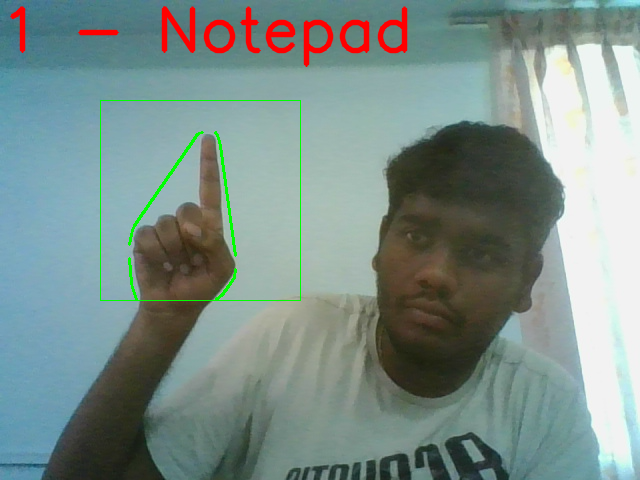
#> input picture 1.png, 640 x 480 px, given in place of the camera
$ python finger_counter_1.py
#> lines starting #> are read from the running program, lines starting #| are printed output that depends on the picture; after the words box and inside, x2 and y2 are one past the last pixel; in counts of white or black regions, pixels touching at a corner belong together
import cv2
import numpy as np
import math
import time
import subprocess
cap = cv2.VideoCapture(0)


while(1):
        ret, frame = cap.read()
#> frame is the input picture: shape (480, 640, 3); mean B, G, R 138.6, 143.3, 124.5
        frame=cv2.flip(frame,1)
        kernel = np.ones((3,3),np.uint8)
        roi=frame[100:300, 100:300]
        cv2.rectangle(frame,(100,100),(300,300),(0,255,0),0)
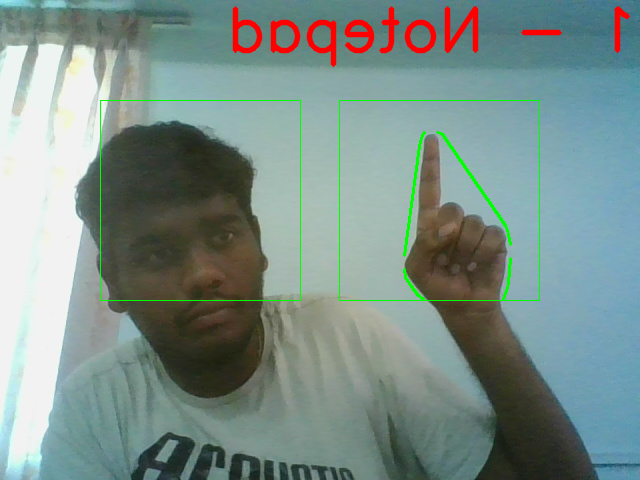
#> frame: shape (480, 640, 3); mean B, G, R 138.2, 143.6, 124.1
        hsv = cv2.cvtColor(roi, cv2.COLOR_BGR2HSV)
#> hsv: shape (200, 200, 3); mean H, S, V 51.5, 58.4, 109.6
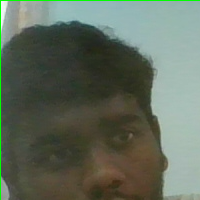
#> roi: shape (200, 200, 3); mean B, G, R 92.8, 107.2, 96.8

        lower_skin = np.array([0,20,70], dtype=np.uint8)
        upper_skin = np.array([20,255,255], dtype=np.uint8)

        mask = cv2.inRange(hsv, lower_skin, upper_skin)
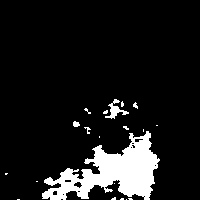
#> mask: shape (200, 200); 10.3% white; 20 white regions (15 under 20 px), largest, box (x1, y1, x2, y2) and area: (42, 131, 160, 200) 3771, (105, 99, 129, 119) 163, (73, 121, 80, 127) 32, (84, 127, 91, 134) 21, (133, 102, 138, 109) 20
        mask = cv2.dilate(mask,kernel,iterations = 4)
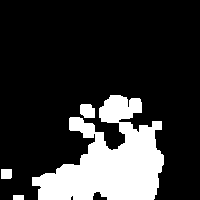
#> mask: shape (200, 200); 20% white; 4 white regions
        mask = cv2.GaussianBlur(mask,(5,5),100)
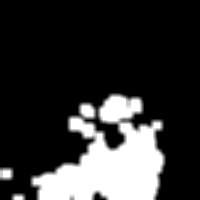
#> mask: shape (200, 200); min 0, max 255, mean 51

        contours,hierarchy= cv2.findContours(mask,cv2.RETR_TREE,cv2.CHAIN_APPROX_SIMPLE)
#> contours = 4 contours; box (x1, y1, x2, y2) and area: (30, 93, 166, 200) 9314, (85, 119, 124, 148) 388, (0, 167, 14, 181) 168, (11, 193, 26, 200) 84
        cnt = max(contours, key = lambda x: cv2.contourArea(x))
#> cnt = contour of 134 points, box (x1, y1, x2, y2) (30, 93, 166, 200), area 9314

        epsilon = 0.0005*cv2.arcLength(cnt,True)
#> epsilon = 0.283
        approx= cv2.approxPolyDP(cnt,epsilon,True)
#> approx = contour of 124 points, box (x1, y1, x2, y2) (30, 93, 166, 200), area 9314
        hull = cv2.convexHull(cnt)
#> hull = contour of 16 points, box (x1, y1, x2, y2) (30, 93, 166, 200), area 11454
        areahull = cv2.contourArea(hull)
#> areahull = 11453.5
        areacnt = cv2.contourArea(cnt)
#> areacnt = 9314
        arearatio=((areahull-areacnt)/areacnt)*100
#> arearatio = 22.97
        hull = cv2.convexHull(approx, returnPoints=False)
#> hull = [111, 110, 103, 100, 97, 86, 83, 82, 46, 42, 41, 26, 25, 21, 20, 0]
        defects = cv2.convexityDefects(approx, hull)
#> defects = [[111, 0, 120, 2044], [0, 20, 8, 6608], [21, 25, 22, 479], [26, 41, 36, 2344], [42, 46, 43, 1819], [46, 82, 59, 8881], [83, 86, 85, 1259], [86, 97, 91, 1280], [97, 100, 98, 284], [100, 103, 101, 422], [103, 110, 105, 1012]]
        l=0
        for i in range(defects.shape[0]):
            s,e,f,d = defects[i,0]
            start = tuple(approx[s][0])
            end = tuple(approx[e][0])
            far = tuple(approx[f][0])
            pt= (100,180)
            a = math.sqrt((end[0] - start[0])**2 + (end[1] - start[1])**2)
            b = math.sqrt((far[0] - start[0])**2 + (far[1] - start[1])**2)
            c = math.sqrt((end[0] - far[0])**2 + (end[1] - far[1])**2)
            s = (a+b+c)/2
            ar = math.sqrt(s*(s-a)*(s-b)*(s-c))
            d=(2*ar)/a
            angle = math.acos((b**2 + c**2 - a**2)/(2*b*c)) * 57
            if angle <= 90 and d>30:
                l += 1
                cv2.circle(roi, far, 3, [255,0,0], -1)
            cv2.line(roi,start, end, [0,255,0], 2)
#> this loop made 11 passes
#> (e, f, start, end, far, a) on passes 1 to 10: (0, 120, (165, 153), (163, 119), (156, 136), 34.06), (20, 8, (163, 119), (142, 97), (134, 126), 30.41), (25, 22, (141, 96), (122, 93), (129, 96), 19.24), (41, 36, (108, 93), (79, 102), (97, 106), 30.36), (46, 43, (78, 103), (67, 116), (78, 114), 17.03), (82, 59, (67, 116), (30, 175), (86, 151), 69.64), (86, 85, (30, 187), (36, 199), (36, 188), 13.42), (97, 91, (36, 199), (156, 199), (96, 194), 120), (100, 98, (156, 199), (158, 196), (156, 197), 3.61), (103, 101, (158, 196), (160, 189), (158, 190), 7.28)
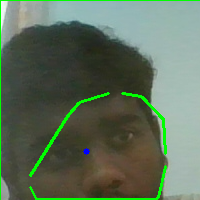
#> roi: shape (200, 200, 3); 2.62% of pixels changed, all inside (x1, y1, x2, y2) = (29, 92, 167, 200)
#> after the loop, l = 1


        l+=1
#> l = 2
        font = cv2.FONT_HERSHEY_SIMPLEX
#> font = 0
        if l==1:
            if areacnt<2000:
                cv2.putText(frame,'Put hand in the box',(0,50), font, 2, (0,0,255), 3, cv2.LINE_AA)
            else:
                if arearatio<12:
                    cv2.putText(frame,'0',(0,50), font, 2, (0,0,255), 3, cv2.LINE_AA)

                else:
                    cv2.putText(frame,'1 - Notepad',(0,50), font, 2, (0,0,255), 3, cv2.LINE_AA)
                    #subprocess.Popen('C:\\Windows\\System32\\notepad.exe')

        elif l==2:
            cv2.putText(frame,'2 - Calculator',(0,50), font, 2, (0,0,255), 3, cv2.LINE_AA)
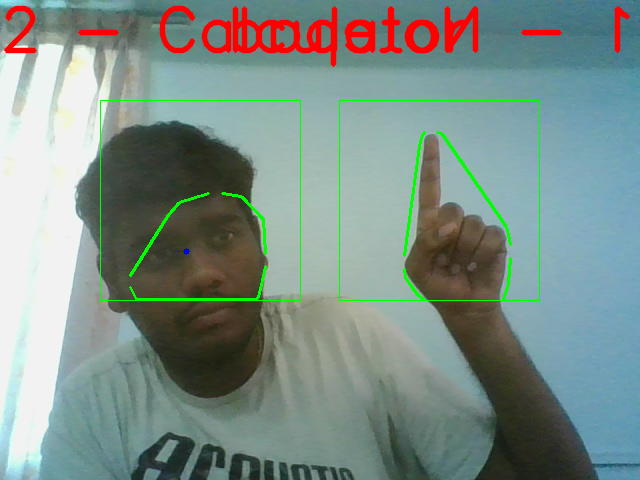
#> frame: shape (480, 640, 3); 1.78% of pixels changed, all inside (x1, y1, x2, y2) = (3, 5, 470, 300)
            #subprocess.Popen('C:\\Windows\\System32\\calc.exe')
        elif l==3:

              if arearatio<27:
                    cv2.putText(frame,'3 - Camera',(0,50), font, 2, (0,0,255), 3, cv2.LINE_AA)
              else:
                    cv2.putText(frame,'3 - Camera',(0,50), font, 2, (0,0,255), 3, cv2.LINE_AA)
              #subprocess.Popen('C:\\Program Files (x86)\\Free Cam 8\\freecam.exe')

        elif l==4:
            cv2.putText(frame,'4 - Windows Media Player',(0,50), font, 2, (0,0,255), 3, cv2.LINE_AA)
            #subprocess.Popen('C:\\Program Files (x86)\\Windows Media Player\\wmplayer.exe')

        elif l==5:
            cv2.putText(frame,'5 - Notepad++',(0,50), font, 2, (0,0,255), 3, cv2.LINE_AA)
            #subprocess.Popen('C:\\Program Files (x86)\\Notepad++\\notepad++.exe')

        elif l==6:
            cv2.putText(frame,'reposition',(0,50), font, 2, (0,0,255), 3, cv2.LINE_AA)

        else :
            cv2.putText(frame,'reposition',(10,50), font, 2, (0,0,255), 3, cv2.LINE_AA)
        cv2.imwrite(str(l)+'.png',frame)
        cv2.imshow('mask',mask)
        cv2.imshow('frame',frame)
        time.sleep(1.0)


        k = cv2.waitKey(5) & 0xFF
#> (key Esc is pressed here)
        if k == 27:
            break

cv2.destroyAllWindows()
cap.release()

$ run again, on 2.png
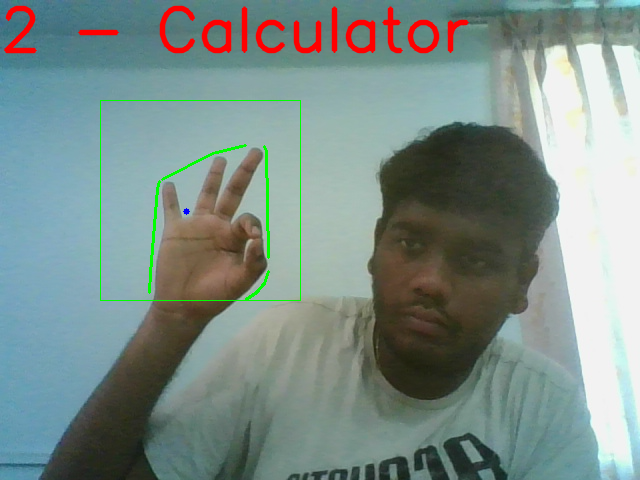
#> input picture 2.png, 640 x 480 px, given in place of the camera
#> frame is the input picture: shape (480, 640, 3); mean B, G, R 137.6, 142.5, 124.9
#> hsv: shape (200, 200, 3); mean H, S, V 50.9, 60.7, 107
#> contours = 3 contours; box (x1, y1, x2, y2) and area: (34, 97, 171, 200) 8494, (108, 128, 130, 154) 319, (61, 111, 77, 126) 207
#> cnt = contour of 89 points, box (x1, y1, x2, y2) (34, 97, 171, 200), area 8494
#> epsilon = 0.244
#> approx has the same summary as cnt
#> `hull = cv2.convexHull(cnt)`: hull = contour of 15 points, box (x1, y1, x2, y2) (34, 97, 171, 200), area 10236
#> areahull = 10236
#> areacnt = 8494
#> arearatio = 20.51
#> `hull = cv2.convexHull(approx, returnPoints=False)`: hull = [78, 74, 72, 63, 62, 57, 55, 54, 53, 52, 20, 6, 5, 3, 0]
#> defects = [[78, 0, 83, 2959], [0, 3, 1, 1103], [3, 5, 4, 210], [6, 20, 8, 2051], [20, 52, 29, 7667], [55, 57, 56, 162], [57, 62, 58, 559], [63, 72, 67, 1412], [72, 74, 73, 201], [74, 78, 75, 384]]
#> the loop `for i in range(defects.shape[0]):` made 10 passes
#> (e, f, start, end, far, a) on passes 1 to 7: (0, 83, (163, 130), (148, 103), (147, 125), 30.89), (3, 1, (148, 103), (135, 98), (136, 103), 13.93), (5, 4, (135, 98), (129, 97), (130, 98), 6.08), (20, 8, (117, 97), (81, 119), (116, 107), 42.19), (52, 29, (81, 119), (34, 182), (93, 153), 78.6), (57, 56, (166, 198), (167, 195), (166, 196), 3.16), (62, 58, (167, 195), (170, 183), (167, 186), 12.37)
#> after the loop `for i in range(defects.shape[0]):`:
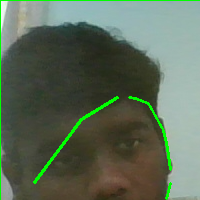
#> roi: shape (200, 200, 3); mean B, G, R 88.9, 107.7, 93.1
#> after the loop `for i in range(defects.shape[0]):`: l = 0
#> `l+=1`: l = 1
#> font = 0
#> `cv2.putText(frame,'1 - Notepad',(0,50), font, 2, (0,0,255), 3, cv2.LIN..`:
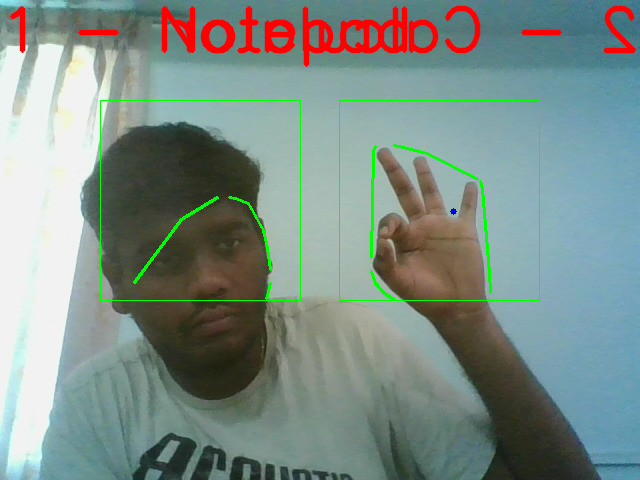
#> frame: shape (480, 640, 3); mean B, G, R 136.1, 142.1, 125.7
